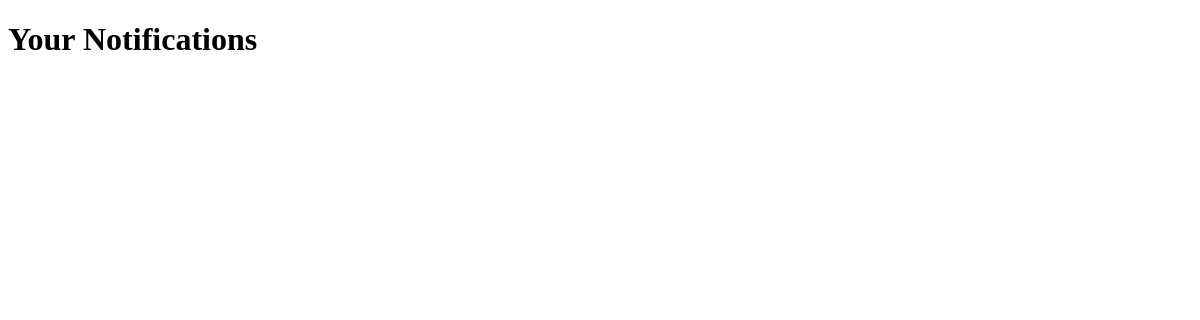
Page /list/ (signed in) on the earlier database version.
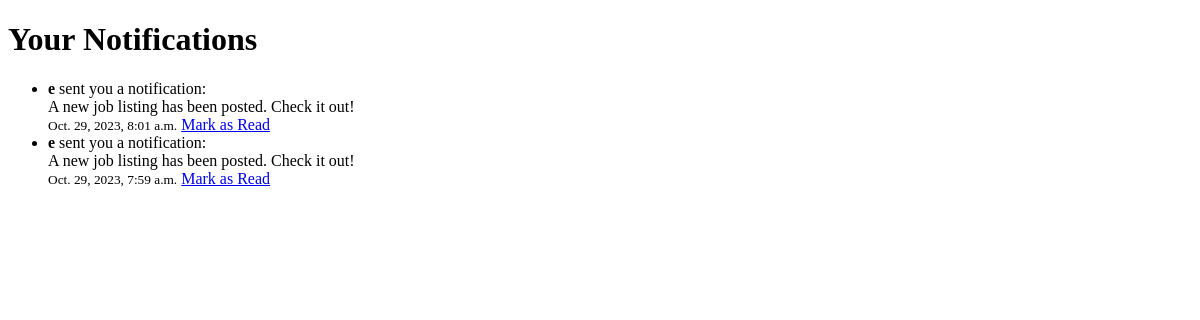
Same page on the later database version.
### notifications/models.py (models this page shows, shortened)
class Notification(models.Model):
    sender = models.ForeignKey(CustomUser, on_delete=models.CASCADE, related_name='sent_notifications')
    recipient = models.ForeignKey(CustomUser, on_delete=models.CASCADE, related_name='received_notifications')
    notification_type = models.CharField(max_length=255)
    message = models.TextField()
    created_at = models.DateTimeField(auto_now_add=True)
    is_read = models.BooleanField(default=False)

### user_management/models.py (models this page shows)
class CustomUser(AbstractUser):
    email = models.EmailField(unique=True)
    user_type = models.CharField(choices=[('student', 'Student'), ('head', 'Head'), ('employer', "Employer")], max_length=10)
    full_name = models.CharField(max_length=100)

### notifications/views.py (the view)
# urls.py: path('list/', views.list_notifications, name='list_notifications'),
def list_notifications(request):
    notifications = Notification.objects.filter(recipient=request.user, is_read=False).order_by('-created_at')
    return render(request, 'list_notifications.html', {'notifications': notifications})

### user_management/custom_auth.py (called while the page is built)
    def get_user(self, user_id):
        User = get_user_model()
        try:
            return User.objects.get(pk=user_id)
        except User.DoesNotExist:
            return None

### notifications/templates/list_notifications.html (shortened to what this page needs)
<!DOCTYPE html>
<html>
<head>
</head>
<body>
    <h1>Your Notifications</h1>
    <ul>
        {% for notification in notifications %}
            <li>
                <strong>{{ notification.sender.username }}</strong> sent you a notification:<br>
                {{ notification.message }}<br>
                <small>{{ notification.created_at }}</small>
                {% if not notification.is_read %}
                    <a href="{% url 'mark_as_read' notification.id %}">Mark as Read</a>
                {% endif %}
            </li>
        {% endfor %}
    </ul>
</body>
</html>

Differences in the rows shown:
added Notification: sender.username "e", message "A new job listing has been posted. Check it out!", created_at "Oct. 29, 2023, 8:01 a.m.", is_read "Mark as Read"
added Notification: sender.username "e", message "A new job listing has been posted. Check it out!", created_at "Oct. 29, 2023, 7:59 a.m.", is_read "Mark as Read"
